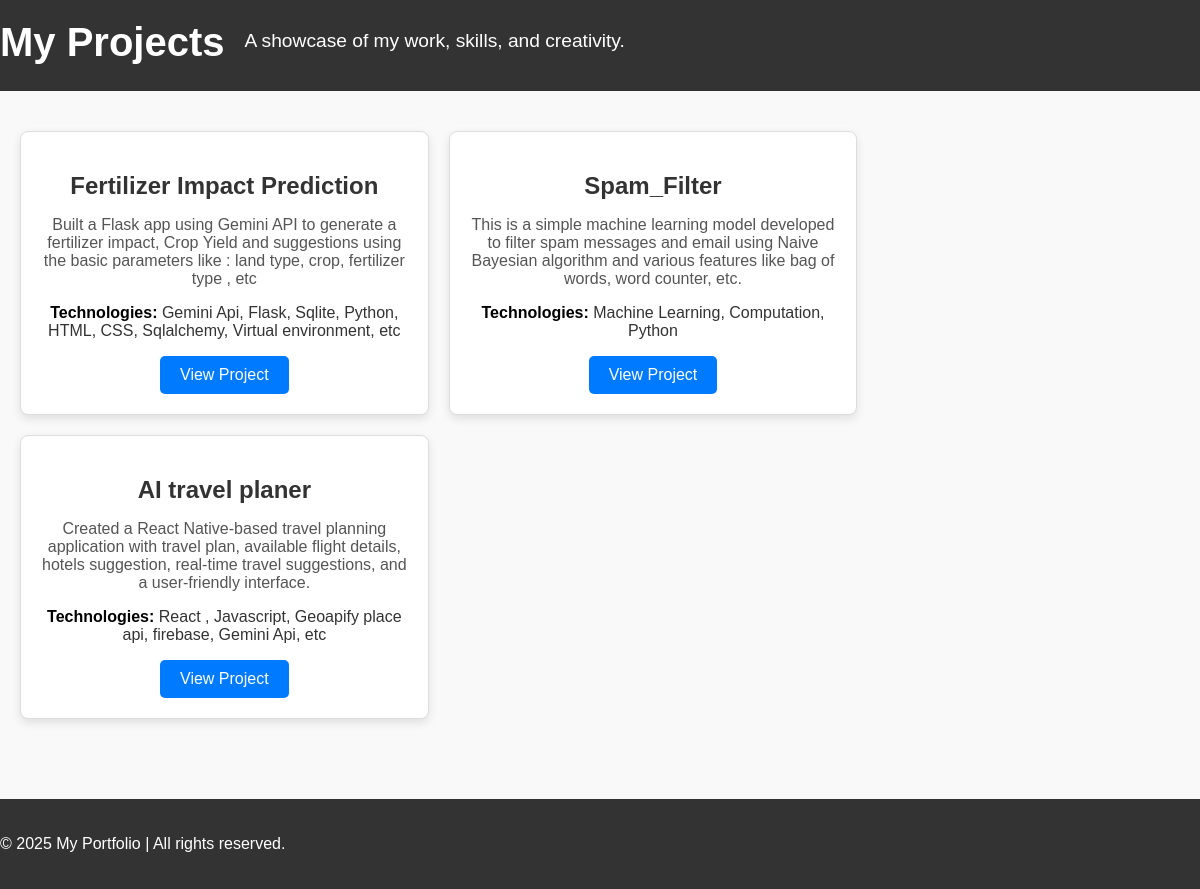
The app's page /projects with its own data.
### tables this page shows
CREATE TABLE projects (
                        id INTEGER PRIMARY KEY AUTOINCREMENT,
                        project_name TEXT NOT NULL,
                        description TEXT NOT NULL,
                        technologies TEXT NOT NULL,
                        link TEXT NOT NULL
                    );

### app.py (the view)
@app.route('/projects')
def projects():
    conn = sqlite3.connect('portfolio.db')
    cursor = conn.cursor()
    cursor.execute('SELECT * FROM projects')
    project_data = cursor.fetchall()
    conn.close()
    projects = []
    for row in project_data:
        projects.append({
            'id': row[0],
            'name': row[1],
            'description': row[2],
            'technologies': row[3],
            'link': row[4]
        })
    return render_template('project.html', projects=projects)

### templates/project.html (shortened to what this page needs)
<!DOCTYPE html>
<html lang="en">
<head>
    <link rel="stylesheet" href="{{ url_for('static', filename='css/project.css') }}">
</head>
<body>
    <header>
        <div class="container">
            <h1>My Projects</h1>
            <p>A showcase of my work, skills, and creativity.</p>
        </div>
    </header>
    <section class="project-section">
        <div class="container">
            {% for project in projects %}
            <div class="project-card">
                <h2>{{ project['name'] }}</h2>
                <p class="description">{{ project['description'] }}</p>
                <p><strong>Technologies:</strong> {{ project['technologies'] }}</p>
                <a href="{{ project['link'] }}" class="project-link" target="_blank">View Project</a>
            </div>
            {% endfor %}
        </div>
    </section>
    <footer>
        <div class="container">
            <p>© 2025 My Portfolio | All rights reserved.</p>
        </div>
    </footer>
</body>
</html>

### static/css/project.css (style rules this page uses)
body { font-family: 'Arial', sans-serif; margin: 0; padding: 0; background-color: #f9f9f9; color: #333; }
header { background-color: #333; color: #fff; padding: 20px 0; text-align: center; }
header h1 { margin: 0; font-size: 2.5rem; }
header p { margin-top: 10px; font-size: 1.2rem; }
.project-section { padding: 40px 20px; }
.container { max-width: 1200px; margin: 0 auto; display: flex; flex-wrap: wrap; gap: 20px; }
.project-card { background: #fff; border: 1px solid #ddd; border-radius: 8px; padding: 20px; box-shadow: 0 4px 10px rgba(0, 0, 0, 0.1); width: calc(33.333% - 20px); text-align: center; transition: transform 0.2s, box-shadow 0.2s; }
.project-card h2 { font-size: 1.5rem; margin-bottom: 10px; }
.project-card .description { font-size: 1rem; margin-bottom: 15px; color: #555; }
.project-card strong { color: #000; }
.project-card .project-link { display: inline-block; text-decoration: none; background-color: #007BFF; color: #fff; padding: 10px 20px; border-radius: 5px; transition: background-color 0.2s; }
footer { background-color: #333; color: #fff; text-align: center; padding: 20px 0; margin-top: 40px; }

### records on screen
projects: name "Fertilizer Impact Prediction", description "Built a Flask app using Gemini API to generate a fertilizer impact, Crop Yield and suggestions using the basic parameters like : land type, crop, fertilizer type , etc", technologies "Gemini Api, Flask, Sqlite, Python, HTML, CSS, Sqlalchemy, Virtual environment, etc"
projects: name "Spam_Filter", description "This is a simple machine learning model developed to filter spam messages and email using Naive Bayesian algorithm and various features like bag of words, word counter, etc.", technologies "Machine Learning, Computation, Python"
projects: name "AI travel planer", description "Created a React Native-based travel planning application with travel plan, available flight details, hotels suggestion, real-time travel suggestions, and a user-friendly interface.", technologies "React , Javascript, Geoapify place api, firebase, Gemini Api, etc"
